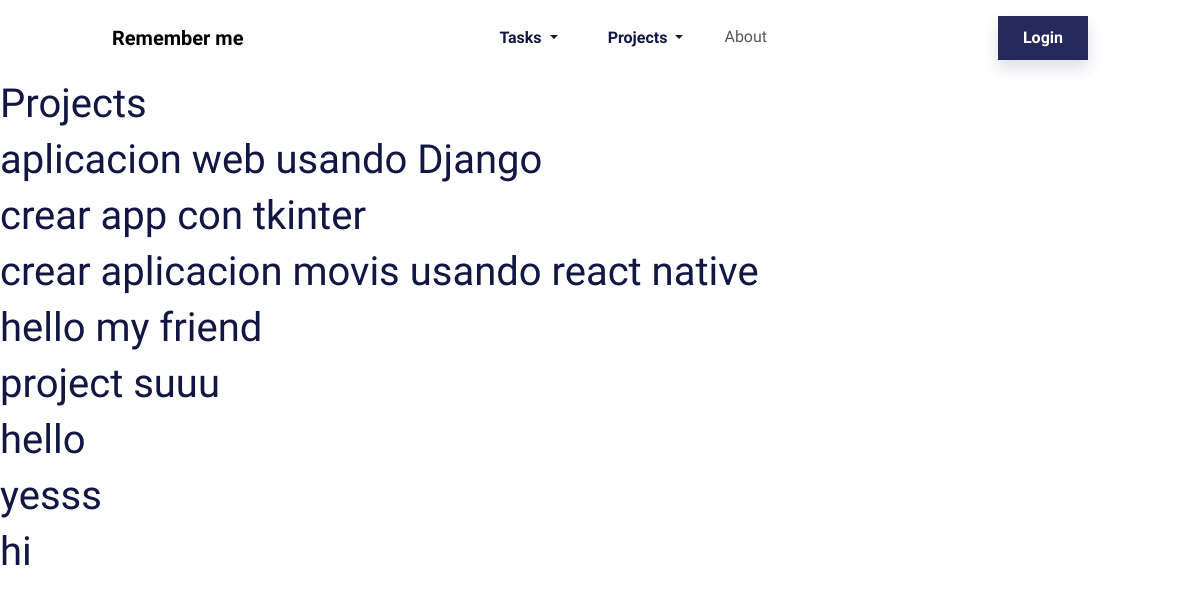
Page /home/projects/ on the earlier database version.
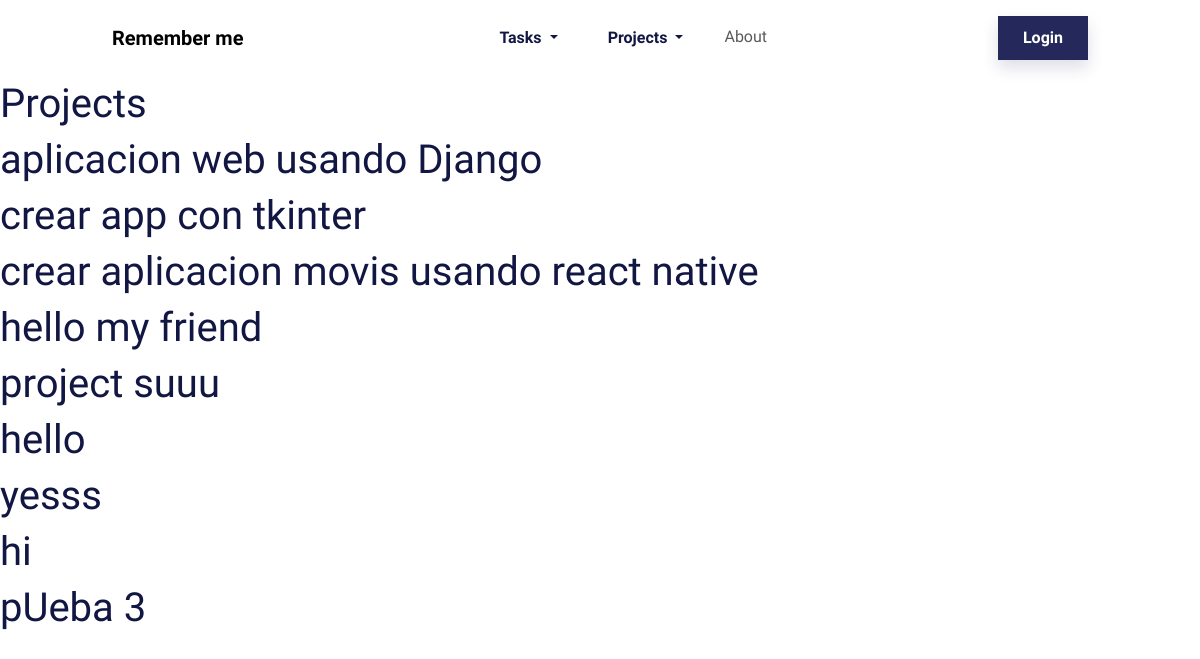
Same page on the later database version.
### myapp/models.py (models this page shows, shortened)
class Project(models.Model):
    name = models.CharField(max_length=200)

### myapp/views.py (the view)
# urls.py: path('projects/', views.projects, name='projects'),
def projects(request):
    projects = Project.objects.all()
    return render(request, 'projects/projects.html', {
        'projects': projects
    })

### myapp/templates/projects/projects.html
    {% extends 'layouts/navbar.html' %}
    {% block content %}
        <div class="pt-10">
        <h1>Projects</h1>
        {% for project in projects %}
            <div>
                <h1>{{ project.name }}</h1>
            </div>
        {% endfor %}
        </div>
    {% endblock %}

Differences in the rows shown:
added Project: name "pUeba 3"
